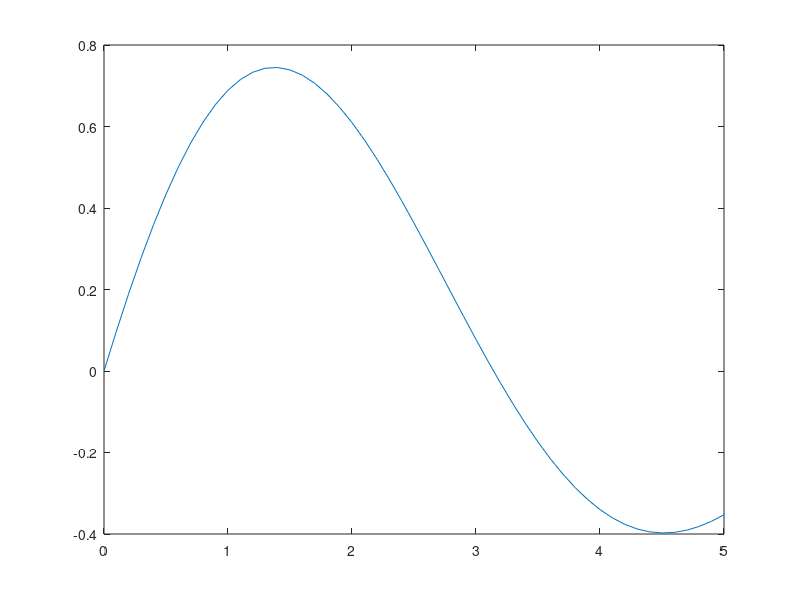

This figure's MATLAB source:
% Copyright 2015, Ashwin Srinath, All Rights Reserved
% LICENSE: MIT (http://opensource.org/licenses/MIT)
% (TL;DR) 
% You can do whatever you want
% with this code
% as long as you include the original copyright
% and license in their original sources.
% I don't guarantee that
% any of this code
% serves any purpose whatsoever.
%% Introduction
% In this document, we'll learn about Vectors and
% Matrices, the fundamental ways to organize data in MATLAB

%% Vectors
% So far, we have used MATLAB to compute with numbers,
% i.e., _scalars_:

a = 2*5*sin(pi/4);
b = log(a);
disp(b)

%%
% You shouldn't be too impressed with any of this,
% it's nothing we can't do with an ordinary calculator.
% The _true_ power of MATLAB lies in its ability
% to operate on *vectors*. Here's how to create
% a vector:

temp = [14, 21, 27, 32, 37, 37, 34, 27];
disp(temp)

%%
% Vectors are created by putting a list of comma-separated
% values in square brackets.
% In our example, we _assign_ our vector to the name
% |temp| (the rules for vector assignment
% are the same as for scalars).
% We then _inspect_ the value of |temp| using
% |disp|. MATLAB gives us a pretty representation
% of our vector.
%
% Vectors are useful for a lot of different things.
% For instance, they can be used to hold a bunch
% of related values, e.g., readings from an experiment,
% student grades, patient heights, etc.,
% Incidentally, _our_ vector, |temp|, holds Google's
% prediction for the minimum temperature for the
% next eight days (that's why we named it |temp|!)

%%
% We can get the length or "size" of a vector,
% using |length|:
length(temp)

%%
% Having our values in a vector is really useful.
% We can compute the mean temperature:
mean(temp)

%%
% And even the maximum or minimum
max(temp)

%%
min(temp)

%% 
% We can even visualize how the minimum temperature
% will vary:
%%
plot(temp)

%%
% We hope you're convinced that MATLAB is a bit
% more useful than your average calculator!
% But lets move on and learn more about vectors:

%% Accessing Vector Values
%
% As we discussed, we can create vectors by
% putting comma-separated values in square
% brackets:
temp = [14, 21, 27, 32, 37, 37, 34, 27];

%%
% We often want to access specific values of 
% a vector. For instance, let's say we want
% only the temperature on the third day:

temp(3)

%%
% Here, |3| is called an _index_.

%%
% And don't forget, you can assign the
% extracted value to
% a variable:

temp_third = temp(3);
disp(temp_third)

%%
% You can also _change_ the value
% you access. Let's say we made
% a mistake in recording the temperature
% for the third day, to fix it:

temp(3) = 30.0;

%%
% Remember, in commands like this,
% we're not assigning the value
% on the right to a new name, we're
% _modifying_ an existing variable.
% This is also valid (and extremely useful!)
% use of the assignment (|=|) operator.

%%
% We can also get vector values for a 
% _range_ of indices. For this,
% we use the colon (|:|) operator
% For instance, if
% we wanted the temperatures for days
% 2 through 6:

temp(2:6)

%%
% The answer is, of course, a vector.
% It's a "slice" of our original
% vector |temp|.

%%
% The |end| keyword is useful when
% we want to refer to the last index.
% Examine how |end| is used in the
% following commands:

temp(end)

%%
temp(4:end)

%%
% Finally, you can provide a
% _stride_ to the range of indices.
% For instance, if we want
% every second temperature from day 1
% to day 7, we  can do

temp(1:2:7)

%%
% or if we want every _third_ temperature
% from day 1 to day 8:

temp(1:3:8)

%%
% The middle index is a _stride_ or _step_.
% The indices |(1:3:8)| can be read as
% "1 through 8 in steps of 3"

%%
% Strides can be negative also, and
% useful when we want to get values
% "backwards". Here is how to get
% the temperatures from day 6 to
% day 2, backwards:

temp(6:-1:2)

%%
% To compare, here are the "forward" values:

temp(2:6)

%% Sequences
% Here's an example of how we've been
% constructing vectors so far:

v = [1.2, 3.2, 7.6, 8.8];

%%
% Often, we want to _generate a
% sequence_ of numbers. For examaple, if we want
% the sequence 1,2,3,4,...10, we can
% do:

seq = 1:10;
disp(seq)

%%
% Note that this usage of the
% colon (|:|) operator here is different from the
% previous section. Make sure you understand
% this difference before moving on.

%%
% Of course, we don't have to start with |1|:

seq = 2:8;
disp(seq)

%%
% And our sequence can have a stride:

seq = 2:4:20;
disp(seq)

%%
% And, yes, strides can be negative:

seq = 18:-5:-10;
disp(seq)

%%
% We can even generate sequences of
% floating-point ("decimal") numbers:

seq = 0.5:0.2:2.5;
disp(seq)

%%
seq = 1.0:-0.1:0;
disp(seq)

%% Row and Column Vectors
%
% Vectors can be "long" or "tall". So far, we've
% been working with "long" vectors:

yoshi_times = [22.2, 21.7, 23.4, 32.6, 18.0];
disp(yoshi_times)

%%
% We can also create "tall" vectors:

koopa_times = [22.4; 23.6; 24.4; 20.9; 19.0];
disp(koopa_times)

%%
% We can switch between "long" and "tall" vectors
% using the _transpose_ (|'|) operator:

disp(yoshi_times')

%%
% The length of |yoshi_times| and |yoshi_times'|
% is the same:

length(yoshi_times)

%%
length(yoshi_times')

%%
% But they have different _sizes_:

size(yoshi_times)

%%

size(yoshi_times')

%%
% "Long" vectors are called row vectors,
% and "tall" vectors are called column vectors.
% Remember, columns (in architecture), are "tall".
% They are both specific cases of _matrices_, which
% we will study in the following section.


%% Matrices
% So far, we've dealt with _scalars_ (single numbers),
% and _vectors_ (a collection of scalars):
yoshi_times = [22.2, 21.7, 23.4, 32.6, 18.0];
koopa_times = [22.4, 23.6, 24.4, 20.9, 19.0];

%%
% |yoshi_times| and |koopa_times| record the
% lap times of "yoshi" and "koopa" in a
% five-lap race.

%%
% We can "stack" these timings like so:

race_times = [yoshi_times; koopa_times];
disp(race_times)

%%
% What we get is a sort of "table" of numbers.
% The first row is |koopa_times| and
% the second is |yoshi_times|. This "table"
% is called a _matrix_.
% Let's check it's |size|:

size(race_times)

%%
% MATLAB reports the "size" of a matrix
% as [rows, columns]. The first number
% indicates the number of rows, and the second
% indicates the number of columns.

%% Accesing Matrix Values
%
% To experiment with matrices, let's create
% a "magic matrix of 10 rows and 10 columns":
% 
M = magic(10);

%% 
% As with vectors, we often want
% to extract a single value from a matrix.
% We do this by supplying _two_ indices:

M(2, 4)

%%
% The above command selects the value
% sitting on the second row and fourth column
% of our matrix

%%
% We can also extract an entire
% row of values:

M(3, :)

%%
% The index |(3, :)| selects the values
% sitting on the _third_ row, and _all_ columns -
% effectively, the entire row
% 
% What if we only wanted a handful of values
% from the third row?

M(3, 2:6)

%%
% The index |(3, 2:6)| selects the
% values sitting on the third row, and
% columns 2 through 6.

%%
% We can also select _multiple_ rows:

M(1:4, :)

%%
% Or columns:
M(:, 2:7)

%%
% To select a _submatrix_, we provide
% ranges in both dimensions:
M(4:6, 5:7)

%%
% We can also provide strides
% in either dimension:
M(2:2:end, 5)

%%
% Again, we can use the assignment
% operator to _modify_ rows or columns:

M(:, 2:7) = 0.0;
disp(M)

%%
% Let's go back to the data
% from our kart-race:
yoshi_times = [22.2, 21.7, 23.4, 32.6, 18.0];
koopa_times = [22.4, 23.6, 24.4, 20.9, 19.0];
race_times = [yoshi_times; koopa_times]
%%
% 1. Displace race_times with the lap timings as columns (not rows)
% 2. Extract only |yoshi|'s lap times
% 3. Extract both |yoshi| and |koopa|'s lap times for lap 4
% 4. sum(v) sums the element of a *vector*, can you
% figure out who won the race?

%% Generating Matrices
% We've seen that we can create
% matrices by hand:
M = [1, 2, 3; 5, 6.2, 8; 2, 2, 2];

%%
% And we've used |magic| like so:

M = magic(5);

%%
% There are other _functions_ like |magic|
% that we can use to generate matrices.
zeros(5)

%%
ones(6)

%%
ones(3,2)

%%
eye(5)

%%
eye(5) + ones(5)

%%
rand(3,5)

%% Matrix Dimensions
% As we saw, |size(M)| gives
% the number of rows and columns of
% a matrix, i.e., its _dimensions_.
% As with vectors, we can use
% the transpose operator (|'|)
% to flip a matrix's dimensions:

x = rand(2, 5);
disp(x)

%%
disp(x')

%% Arithmetic with Vectors and Matrices

%%
% Vectors and Matrices can be multiplied
% freely with scalars:

M = ones(5);
M = 2*M;
disp(M)

%%
t = 0:0.1:1;
m = -0.2*t;
disp(m)

%%
% To do *elementwise* operations between
% to vectors and matrices, they need to
% be the same shape:

%%
a = [0.6, 0.2, 0.8];
b = [2, 3, 2];
c = a + b;
disp(c)

%%
c = a - b

%%
c = a.*b

%%
c = a.^b

%%
M = ones(3)*2;
B = rand(3);
disp(B)

%%
C = M+B

%%
C = M.*B

%%
% Elementwise multiplication and exponentiation
% are done using the |.*| and |.^| operator
%
% Again, elementwise operations don't work
% for incompatible dimensions/sizes:
%
%  a = [0.6, 0.2, 0.8];
%  b = [1., 2.]
%  a.*b
%
%  a = [0.6, 0.2, 0.8];
%  b = [1., 2., 1.]';
%  a.*b

%%
% Elementwise operations are great for
% evaluating mathematical formulae.
% For instance, here's the formula
% for a damped spring:
%
% $y = e^{-0.2t}sin(t)$
%
% Let's say we wanted to evaluate
% $y$ for $t$ between 0 and 5:

t = 0:0.1:5;
y = exp(-0.2*t).*sin(t);
disp(y)

%%
plot(t, y)

%%
% Finally, and this is a big idea: 
% The "normal" |*| and |^| operators
% (i.e., without a _dot_) are reserved
% for multiplication and exponentiation
% in a _linear algebra_ context.
% You can only multiply a matrix of
% size [M, N] by a matrix sized [N, P]
% (the number of columns of the first
% must equal the number of rows of the
% second). See:
% 
% https://www.youtube.com/watch?v=XZ3HXhvqa8g
%
% to understand Matrix Multiplication

A = [3, 4; 1, 2; 0, 1];
B = [1, 4, 5; 2, 0, 3.];

disp(A*B)

%%
b = [1; 2];
disp(A*b)

